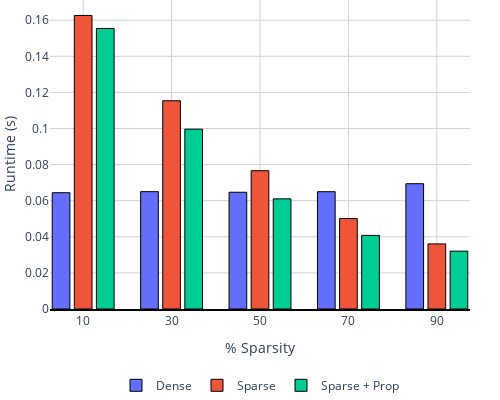

The cell this chart's notebook holds for it:
### Code cell
plot_runtime("einsum-data/str_matrix_chain_multiplication_1000.csv")

### Figure 1 — Plotly figure (JSON) as saved in the notebook; plotly's stock layout.template omitted (floating-point values rounded to 4 significant figures)
{"data": [{"customdata": [[10], [30], [50], [70], [90]], "hovertemplate": "Sparsity: %{customdata[0]}<br>Runtime: %{y:.4f}s<extra></extra>", "marker": {"line": {"color": "black", "width": 1}}, "name": "Dense", "type": "bar", "width": 0.2, "x": [-0.25, 0.75, 1.75, 2.75, 3.75], "y": [0.06444, 0.06502, 0.06468, 0.06499, 0.06941]}, {"customdata": [[10], [30], [50], [70], [90]], "hovertemplate": "Sparsity: %{customdata[0]}<br>Runtime: %{y:.4f}s<extra></extra>", "marker": {"line": {"color": "black", "width": 1}}, "name": "Sparse", "type": "bar", "width": 0.2, "x": [0, 1, 2, 3, 4], "y": [0.1626, 0.1154, 0.07661, 0.05011, 0.03607]}, {"customdata": [[10], [30], [50], [70], [90]], "hovertemplate": "Sparsity: %{customdata[0]}<br>Runtime: %{y:.4f}s<extra></extra>", "marker": {"line": {"color": "black", "width": 1}}, "name": "Sparse + Prop", "type": "bar", "width": 0.2, "x": [0.25, 1.25, 2.25, 3.25, 4.25], "y": [0.1554, 0.09963, 0.06102, 0.04078, 0.03205]}], "layout": {"bargap": 0.15, "bargroupgap": 0.1, "barmode": "group", "height": 400, "legend": {"font": {"size": 12}, "itemsizing": "trace", "orientation": "h", "x": 0.5, "xanchor": "center", "y": -0.2, "yanchor": "top"}, "margin": {"b": 0, "l": 0, "r": 30, "t": 0}, "paper_bgcolor": "white", "plot_bgcolor": "white", "showlegend": true, "width": 500, "xaxis": {"gridcolor": "lightgray", "linecolor": "black", "linewidth": 2, "showgrid": true, "ticktext": ["10", "30", "50", "70", "90"], "tickvals": [0, 1, 2, 3, 4], "title": {"text": "% Sparsity"}}, "yaxis": {"gridcolor": "lightgray", "showgrid": true, "showline": false, "title": {"text": "Runtime (s)"}}}}
